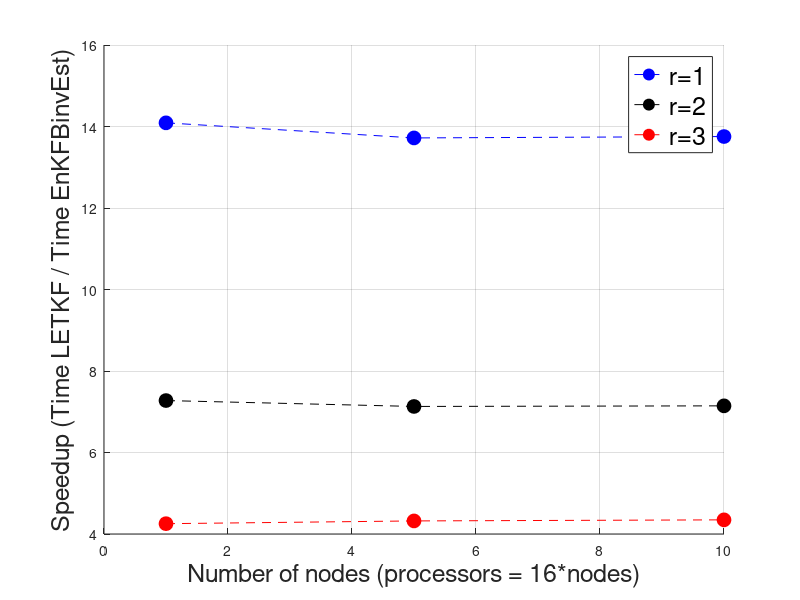

The MATLAB source for this figure:
f1 = [14.089966679, 13.7195519791, 13.7535837416];
f2 = [7.2747629293, 7.130049105, 7.1450436162];
f3 = [4.2532249646, 4.3209419431, 4.347275975];

fig = figure ;
hold all
plot([1 5 10],f1,'--bo','markersize',10,'markerfacecolor','b');
plot([1 5 10],f2,'--ko','markersize',10,'markerfacecolor','k');
plot([1 5 10],f3,'--ro','markersize',10,'markerfacecolor','r');
grid on
l =legend('r=1','r=2','r=3');
xl = xlabel('Number of nodes (processors = 16*nodes)');
yl = ylabel('Speedup (Time LETKF / Time EnKFBinvEst)');
set(xl,'fontsize',18);
set(yl,'fontsize',18);
set(l,'fontsize',18,'location','best');
print(fig,'-depsc','speedups.eps');
